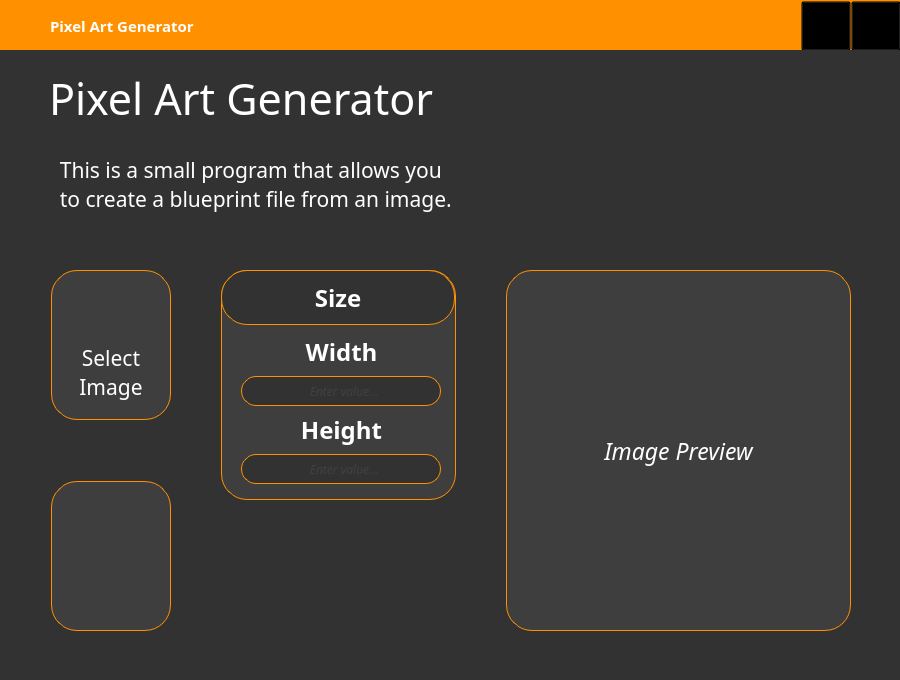
<?xml version="1.0" encoding="UTF-8"?>
<ui version="4.0">
 <class>Form</class>
 <widget class="QWidget" name="Form">
  <property name="windowModality">
   <enum>Qt::NonModal</enum>
  </property>
  <property name="geometry">
   <rect>
    <x>0</x>
    <y>0</y>
    <width>900</width>
    <height>680</height>
   </rect>
  </property>
  <property name="font">
   <font>
    <family>Poppins</family>
    <pointsize>30</pointsize>
   </font>
  </property>
  <property name="windowTitle">
   <string notr="true">Pixel Art Creator</string>
  </property>
  <property name="autoFillBackground">
   <bool>false</bool>
  </property>
  <property name="styleSheet">
   <string notr="true">#Form {
	background-color: #323232;
}

* {
	color: white;
}</string>
  </property>
  <property name="locale">
   <locale language="English" country="UnitedStates"/>
  </property>
  <widget class="QWidget" name="TitleBarHolder" native="true">
   <property name="geometry">
    <rect>
     <x>0</x>
     <y>0</y>
     <width>900</width>
     <height>50</height>
    </rect>
   </property>
   <property name="styleSheet">
    <string notr="true">background-color: rgb(255, 145, 0);</string>
   </property>
   <widget class="QWidget" name="horizontalLayoutWidget">
    <property name="geometry">
     <rect>
      <x>0</x>
      <y>0</y>
      <width>901</width>
      <height>52</height>
     </rect>
    </property>
    <layout class="QHBoxLayout" name="TitleBar">
     <property name="spacing">
      <number>0</number>
     </property>
     <property name="leftMargin">
      <number>50</number>
     </property>
     <property name="rightMargin">
      <number>0</number>
     </property>
     <item>
      <widget class="QLabel" name="WindowTitle">
       <property name="font">
        <font>
         <family>Poppins</family>
         <pointsize>11</pointsize>
         <weight>75</weight>
         <bold>true</bold>
         <kerning>true</kerning>
        </font>
       </property>
       <property name="styleSheet">
        <string notr="true"/>
       </property>
       <property name="text">
        <string>Pixel Art Generator</string>
       </property>
       <property name="scaledContents">
        <bool>false</bool>
       </property>
       <property name="wordWrap">
        <bool>false</bool>
       </property>
       <property name="indent">
        <number>0</number>
       </property>
      </widget>
     </item>
     <item>
      <widget class="QPushButton" name="MinimizeButton">
       <property name="minimumSize">
        <size>
         <width>50</width>
         <height>50</height>
        </size>
       </property>
       <property name="maximumSize">
        <size>
         <width>50</width>
         <height>50</height>
        </size>
       </property>
       <property name="toolTip">
        <string>Minimize</string>
       </property>
       <property name="styleSheet">
        <string notr="true">#MinimizeButton{
	background-color: transparent;
	border-width: 0px;
}

#MinimizeButton:hover {
	background-color: rgba(0, 0, 0, .1);
}

#MinimizeButton:pressed {
	background-color: rgba(0, 0, 0, .15);
}</string>
       </property>
       <property name="text">
        <string/>
       </property>
       <property name="icon">
        <iconset resource="resources.qrc">
         <normaloff>:/icons/icons/minimize.png</normaloff>:/icons/icons/minimize.png</iconset>
       </property>
      </widget>
     </item>
     <item>
      <widget class="QPushButton" name="CloseButton">
       <property name="sizePolicy">
        <sizepolicy hsizetype="Preferred" vsizetype="Minimum">
         <horstretch>0</horstretch>
         <verstretch>0</verstretch>
        </sizepolicy>
       </property>
       <property name="minimumSize">
        <size>
         <width>50</width>
         <height>50</height>
        </size>
       </property>
       <property name="maximumSize">
        <size>
         <width>50</width>
         <height>50</height>
        </size>
       </property>
       <property name="toolTip">
        <string>Close</string>
       </property>
       <property name="layoutDirection">
        <enum>Qt::RightToLeft</enum>
       </property>
       <property name="styleSheet">
        <string notr="true">#CloseButton{
	background-color: transparent;
	border-width: 0px;
}

#CloseButton:hover {
	background-color: rgba(0, 0, 0, .1);
}

#CloseButton:pressed {
	background-color: rgba(0, 0, 0, .15);
}</string>
       </property>
       <property name="text">
        <string/>
       </property>
       <property name="icon">
        <iconset resource="resources.qrc">
         <normaloff>:/icons/icons/close.png</normaloff>:/icons/icons/close.png</iconset>
       </property>
       <property name="checkable">
        <bool>false</bool>
       </property>
      </widget>
     </item>
    </layout>
   </widget>
  </widget>
  <widget class="QWidget" name="DescriptionHolder" native="true">
   <property name="geometry">
    <rect>
     <x>0</x>
     <y>50</y>
     <width>900</width>
     <height>171</height>
    </rect>
   </property>
   <widget class="QWidget" name="horizontalLayoutWidget_2">
    <property name="geometry">
     <rect>
      <x>0</x>
      <y>0</y>
      <width>901</width>
      <height>171</height>
     </rect>
    </property>
    <layout class="QHBoxLayout" name="Description">
     <property name="topMargin">
      <number>20</number>
     </property>
     <property name="rightMargin">
      <number>50</number>
     </property>
     <item>
      <widget class="QWidget" name="TextHolder" native="true">
       <widget class="QWidget" name="verticalLayoutWidget">
        <property name="geometry">
         <rect>
          <x>-1</x>
          <y>-1</y>
          <width>1050</width>
          <height>221</height>
         </rect>
        </property>
        <layout class="QVBoxLayout" name="Text">
         <property name="spacing">
          <number>0</number>
         </property>
         <property name="leftMargin">
          <number>50</number>
         </property>
         <property name="topMargin">
          <number>0</number>
         </property>
         <property name="bottomMargin">
          <number>50</number>
         </property>
         <item alignment="Qt::AlignTop">
          <widget class="QLabel" name="TitleLabel">
           <property name="sizePolicy">
            <sizepolicy hsizetype="Minimum" vsizetype="Minimum">
             <horstretch>0</horstretch>
             <verstretch>0</verstretch>
            </sizepolicy>
           </property>
           <property name="maximumSize">
            <size>
             <width>16777215</width>
             <height>60</height>
            </size>
           </property>
           <property name="font">
            <font>
             <family>Poppins Medium</family>
             <pointsize>32</pointsize>
            </font>
           </property>
           <property name="styleSheet">
            <string notr="true"/>
           </property>
           <property name="text">
            <string>Pixel Art Generator</string>
           </property>
           <property name="alignment">
            <set>Qt::AlignBottom|Qt::AlignLeading|Qt::AlignLeft</set>
           </property>
          </widget>
         </item>
         <item alignment="Qt::AlignTop">
          <widget class="QLabel" name="DescriptionLabel">
           <property name="enabled">
            <bool>true</bool>
           </property>
           <property name="sizePolicy">
            <sizepolicy hsizetype="Minimum" vsizetype="Preferred">
             <horstretch>0</horstretch>
             <verstretch>0</verstretch>
            </sizepolicy>
           </property>
           <property name="maximumSize">
            <size>
             <width>16777215</width>
             <height>100</height>
            </size>
           </property>
           <property name="font">
            <font>
             <family>Poppins Medium</family>
             <pointsize>16</pointsize>
            </font>
           </property>
           <property name="styleSheet">
            <string notr="true"/>
           </property>
           <property name="text">
            <string>&lt;img src=&quot;:icons/icons/line.png&quot; align=&quot;left&quot;&gt;&amp;nbsp;&amp;nbsp;This is a small program that allows you&lt;br&gt;&amp;nbsp;&amp;nbsp;to create a blueprint file from an image.</string>
           </property>
           <property name="textFormat">
            <enum>Qt::RichText</enum>
           </property>
           <property name="scaledContents">
            <bool>false</bool>
           </property>
           <property name="alignment">
            <set>Qt::AlignLeading|Qt::AlignLeft|Qt::AlignVCenter</set>
           </property>
           <property name="wordWrap">
            <bool>false</bool>
           </property>
          </widget>
         </item>
        </layout>
       </widget>
      </widget>
     </item>
     <item>
      <widget class="QLabel" name="Gear">
       <property name="sizePolicy">
        <sizepolicy hsizetype="Minimum" vsizetype="Minimum">
         <horstretch>0</horstretch>
         <verstretch>0</verstretch>
        </sizepolicy>
       </property>
       <property name="maximumSize">
        <size>
         <width>256</width>
         <height>16777215</height>
        </size>
       </property>
       <property name="text">
        <string/>
       </property>
       <property name="pixmap">
        <pixmap resource="resources.qrc">:/icons/icons/gear.png</pixmap>
       </property>
       <property name="alignment">
        <set>Qt::AlignRight|Qt::AlignTop|Qt::AlignTrailing</set>
       </property>
      </widget>
     </item>
    </layout>
   </widget>
  </widget>
  <widget class="QWidget" name="InputHolder" native="true">
   <property name="geometry">
    <rect>
     <x>0</x>
     <y>220</y>
     <width>899</width>
     <height>459</height>
    </rect>
   </property>
   <widget class="QWidget" name="horizontalLayoutWidget_3">
    <property name="geometry">
     <rect>
      <x>0</x>
      <y>0</y>
      <width>901</width>
      <height>461</height>
     </rect>
    </property>
    <layout class="QHBoxLayout" name="InputLayout" stretch="0,0,3">
     <property name="spacing">
      <number>50</number>
     </property>
     <property name="leftMargin">
      <number>50</number>
     </property>
     <property name="topMargin">
      <number>50</number>
     </property>
     <property name="rightMargin">
      <number>50</number>
     </property>
     <property name="bottomMargin">
      <number>50</number>
     </property>
     <item>
      <widget class="QWidget" name="VBox1Holder" native="true">
       <property name="minimumSize">
        <size>
         <width>121</width>
         <height>0</height>
        </size>
       </property>
       <widget class="QWidget" name="verticalLayoutWidget_3">
        <property name="geometry">
         <rect>
          <x>0</x>
          <y>0</y>
          <width>122</width>
          <height>361</height>
         </rect>
        </property>
        <layout class="QVBoxLayout" name="VBox1">
         <property name="spacing">
          <number>0</number>
         </property>
         <item alignment="Qt::AlignHCenter">
          <widget class="QPushButton" name="SelectImage">
           <property name="minimumSize">
            <size>
             <width>120</width>
             <height>150</height>
            </size>
           </property>
           <property name="maximumSize">
            <size>
             <width>119</width>
             <height>16777215</height>
            </size>
           </property>
           <property name="font">
            <font>
             <family>Poppins Medium</family>
             <pointsize>16</pointsize>
             <weight>50</weight>
             <bold>false</bold>
             <kerning>true</kerning>
            </font>
           </property>
           <property name="styleSheet">
            <string notr="true">padding: 15px 0 -40px 0;
border: 1px solid rgb(255, 145, 0);
border-radius: 26px;
background-color: rgb(62, 62, 62);
background-position: center top;
background-repeat: no-repeat;
background-origin: content;
background-image: url(&quot;:/icons/icons/image.png&quot;);</string>
           </property>
           <property name="text">
            <string>Select
Image</string>
           </property>
          </widget>
         </item>
         <item alignment="Qt::AlignHCenter|Qt::AlignBottom">
          <widget class="QPushButton" name="Generate">
           <property name="minimumSize">
            <size>
             <width>120</width>
             <height>150</height>
            </size>
           </property>
           <property name="font">
            <font>
             <family>Poppins Medium</family>
             <pointsize>16</pointsize>
             <weight>50</weight>
             <bold>false</bold>
             <kerning>true</kerning>
            </font>
           </property>
           <property name="styleSheet">
            <string notr="true">padding: -30px 0 -40px 0;
border: 1px solid rgb(255, 145, 0);
border-radius: 26px;
background-color: rgb(62, 62, 62);</string>
           </property>
           <property name="text">
            <string/>
           </property>
           <property name="icon">
            <iconset resource="resources.qrc">
             <normaloff>:/icons/icons/pgear.png</normaloff>:/icons/icons/pgear.png</iconset>
           </property>
           <property name="iconSize">
            <size>
             <width>91</width>
             <height>91</height>
            </size>
           </property>
          </widget>
         </item>
        </layout>
       </widget>
      </widget>
     </item>
     <item alignment="Qt::AlignLeft|Qt::AlignTop">
      <widget class="QFrame" name="SizeFrame">
       <property name="enabled">
        <bool>true</bool>
       </property>
       <property name="sizePolicy">
        <sizepolicy hsizetype="Minimum" vsizetype="Minimum">
         <horstretch>0</horstretch>
         <verstretch>0</verstretch>
        </sizepolicy>
       </property>
       <property name="minimumSize">
        <size>
         <width>235</width>
         <height>230</height>
        </size>
       </property>
       <property name="maximumSize">
        <size>
         <width>235</width>
         <height>230</height>
        </size>
       </property>
       <property name="baseSize">
        <size>
         <width>0</width>
         <height>0</height>
        </size>
       </property>
       <property name="styleSheet">
        <string notr="true">#SizeFrame {
	background-color: rgb(62, 62, 62);
	border: 1px solid rgb(255, 145, 0);
	border-radius: 26px;
}</string>
       </property>
       <property name="frameShape">
        <enum>QFrame::Box</enum>
       </property>
       <property name="frameShadow">
        <enum>QFrame::Raised</enum>
       </property>
       <widget class="QWidget" name="verticalLayoutWidget_2">
        <property name="geometry">
         <rect>
          <x>0</x>
          <y>0</y>
          <width>241</width>
          <height>231</height>
         </rect>
        </property>
        <layout class="QVBoxLayout" name="SizeLayout" stretch="0,0,0,1,0,1,0">
         <property name="spacing">
          <number>0</number>
         </property>
         <property name="sizeConstraint">
          <enum>QLayout::SetDefaultConstraint</enum>
         </property>
         <item alignment="Qt::AlignVCenter">
          <widget class="QPushButton" name="SizeLabel">
           <property name="enabled">
            <bool>false</bool>
           </property>
           <property name="sizePolicy">
            <sizepolicy hsizetype="Fixed" vsizetype="Fixed">
             <horstretch>0</horstretch>
             <verstretch>0</verstretch>
            </sizepolicy>
           </property>
           <property name="minimumSize">
            <size>
             <width>234</width>
             <height>55</height>
            </size>
           </property>
           <property name="font">
            <font>
             <family>Poppins</family>
             <pointsize>18</pointsize>
             <weight>75</weight>
             <bold>true</bold>
            </font>
           </property>
           <property name="layoutDirection">
            <enum>Qt::LeftToRight</enum>
           </property>
           <property name="styleSheet">
            <string notr="true">padding: 0px 0 0px 0;
border: 1px solid rgb(255, 145, 0);
border-radius: 26px;
background-color: rgb(50, 50, 50);</string>
           </property>
           <property name="text">
            <string>Size</string>
           </property>
           <property name="flat">
            <bool>true</bool>
           </property>
          </widget>
         </item>
         <item>
          <spacer name="SizeSpacer1">
           <property name="orientation">
            <enum>Qt::Vertical</enum>
           </property>
           <property name="sizeHint" stdset="0">
            <size>
             <width>1</width>
             <height>10</height>
            </size>
           </property>
          </spacer>
         </item>
         <item alignment="Qt::AlignVCenter">
          <widget class="QLabel" name="WidthLabel">
           <property name="sizePolicy">
            <sizepolicy hsizetype="Preferred" vsizetype="Fixed">
             <horstretch>0</horstretch>
             <verstretch>0</verstretch>
            </sizepolicy>
           </property>
           <property name="maximumSize">
            <size>
             <width>16777215</width>
             <height>16777215</height>
            </size>
           </property>
           <property name="baseSize">
            <size>
             <width>0</width>
             <height>0</height>
            </size>
           </property>
           <property name="font">
            <font>
             <family>Poppins</family>
             <pointsize>18</pointsize>
             <weight>75</weight>
             <bold>true</bold>
            </font>
           </property>
           <property name="text">
            <string>Width</string>
           </property>
           <property name="alignment">
            <set>Qt::AlignHCenter|Qt::AlignTop</set>
           </property>
          </widget>
         </item>
         <item alignment="Qt::AlignHCenter|Qt::AlignVCenter">
          <widget class="QLineEdit" name="WidthEdit">
           <property name="sizePolicy">
            <sizepolicy hsizetype="Fixed" vsizetype="Fixed">
             <horstretch>0</horstretch>
             <verstretch>0</verstretch>
            </sizepolicy>
           </property>
           <property name="minimumSize">
            <size>
             <width>200</width>
             <height>30</height>
            </size>
           </property>
           <property name="font">
            <font>
             <family>Poppins Medium</family>
             <italic>true</italic>
            </font>
           </property>
           <property name="autoFillBackground">
            <bool>false</bool>
           </property>
           <property name="styleSheet">
            <string notr="true">#WidthEdit {
	padding: 0px 0 0px 0;
	border: 1px solid rgb(255, 145, 0);
	border-radius: 15px;
	background-color: rgb(50, 50, 50);

	color: rgb(77, 77, 77);
}</string>
           </property>
           <property name="maxLength">
            <number>3</number>
           </property>
           <property name="alignment">
            <set>Qt::AlignCenter</set>
           </property>
           <property name="placeholderText">
            <string>  Enter value...</string>
           </property>
           <property name="clearButtonEnabled">
            <bool>false</bool>
           </property>
          </widget>
         </item>
         <item alignment="Qt::AlignVCenter">
          <widget class="QLabel" name="HeightLabel">
           <property name="sizePolicy">
            <sizepolicy hsizetype="Preferred" vsizetype="Fixed">
             <horstretch>0</horstretch>
             <verstretch>0</verstretch>
            </sizepolicy>
           </property>
           <property name="font">
            <font>
             <family>Poppins</family>
             <pointsize>18</pointsize>
             <weight>75</weight>
             <bold>true</bold>
            </font>
           </property>
           <property name="text">
            <string>Height</string>
           </property>
           <property name="alignment">
            <set>Qt::AlignHCenter|Qt::AlignTop</set>
           </property>
          </widget>
         </item>
         <item alignment="Qt::AlignHCenter|Qt::AlignVCenter">
          <widget class="QLineEdit" name="HeightEdit">
           <property name="sizePolicy">
            <sizepolicy hsizetype="Preferred" vsizetype="Fixed">
             <horstretch>0</horstretch>
             <verstretch>0</verstretch>
            </sizepolicy>
           </property>
           <property name="minimumSize">
            <size>
             <width>200</width>
             <height>30</height>
            </size>
           </property>
           <property name="maximumSize">
            <size>
             <width>16777215</width>
             <height>16777215</height>
            </size>
           </property>
           <property name="font">
            <font>
             <family>Poppins Medium</family>
             <italic>true</italic>
            </font>
           </property>
           <property name="autoFillBackground">
            <bool>false</bool>
           </property>
           <property name="styleSheet">
            <string notr="true">#HeightEdit {
	padding: 0px 0 0px 0;
	border: 1px solid rgb(255, 145, 0);
	border-radius: 15px;
	background-color: rgb(50, 50, 50);

	color: rgb(77, 77, 77);
}

</string>
           </property>
           <property name="maxLength">
            <number>3</number>
           </property>
           <property name="alignment">
            <set>Qt::AlignCenter</set>
           </property>
           <property name="placeholderText">
            <string>  Enter value...</string>
           </property>
           <property name="clearButtonEnabled">
            <bool>false</bool>
           </property>
          </widget>
         </item>
         <item>
          <spacer name="SizeSpacer2">
           <property name="orientation">
            <enum>Qt::Vertical</enum>
           </property>
           <property name="sizeHint" stdset="0">
            <size>
             <width>0</width>
             <height>10</height>
            </size>
           </property>
          </spacer>
         </item>
        </layout>
       </widget>
      </widget>
     </item>
     <item>
      <widget class="QLabel" name="ImagePreview">
       <property name="font">
        <font>
         <family>Poppins Medium</family>
         <pointsize>17</pointsize>
         <italic>true</italic>
        </font>
       </property>
       <property name="styleSheet">
        <string notr="true">#ImagePreview {
	background-color: rgb(62, 62, 62);
	border: 1px solid rgb(255, 145, 0);
	border-radius: 26px;
}</string>
       </property>
       <property name="text">
        <string>Image Preview</string>
       </property>
       <property name="alignment">
        <set>Qt::AlignCenter</set>
       </property>
      </widget>
     </item>
    </layout>
   </widget>
  </widget>
 </widget>
 <resources>
  <include location="resources.qrc"/>
 </resources>
 <connections/>
</ui>
